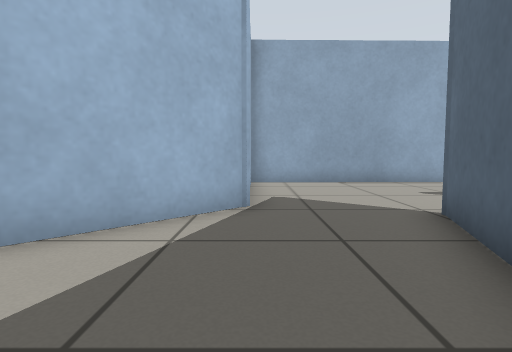
[1] (above)

20 first-person views from a walk through a world built for the Gazebo simulator. The camera is 0.5 m above the floor, tilts 4° down and sees 80° across. The floor is counted in squares, 0.5 m on a side. Each view is taken from the middle of a square. On the plan, view 1 faces up. The plan holds only what a view shows up to about 12 squares ahead; the rest is blank.

[2]
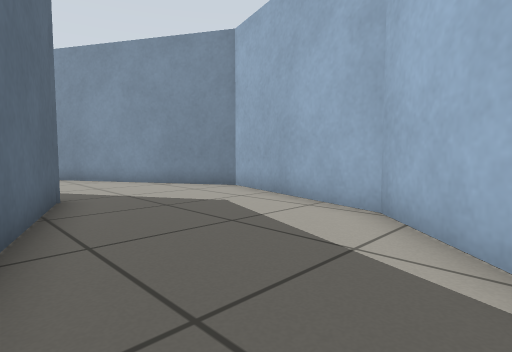

[3]
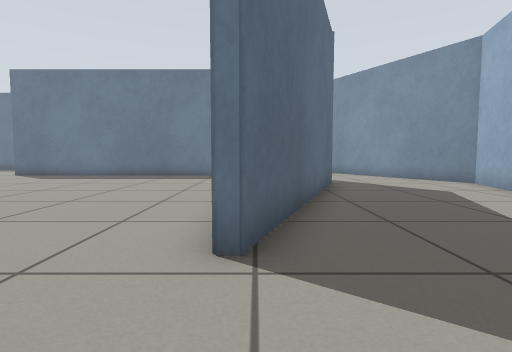

[4]
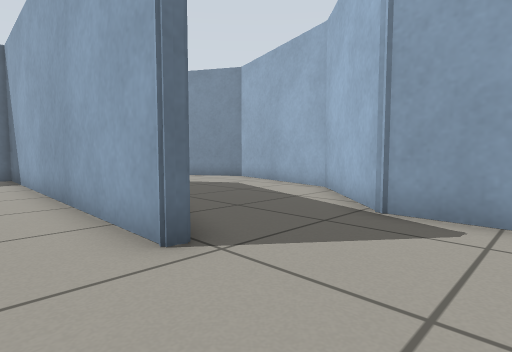

[5]
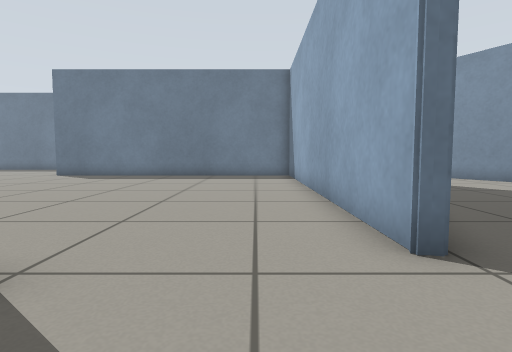

[6]
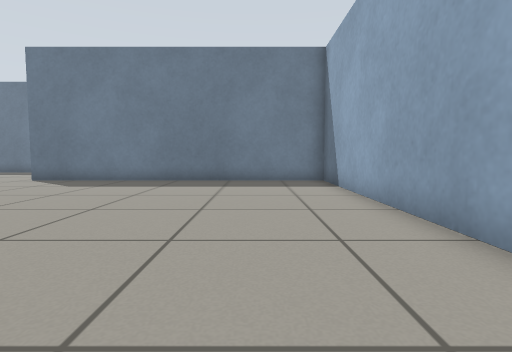

[7]
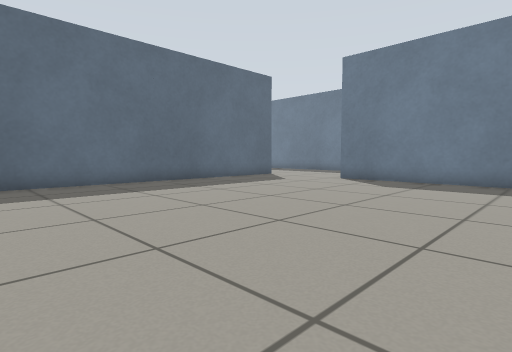

[8]
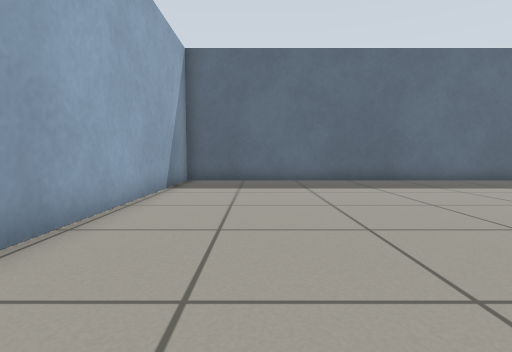

[9]
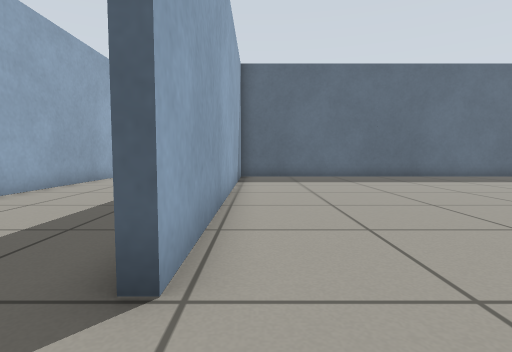

[10]
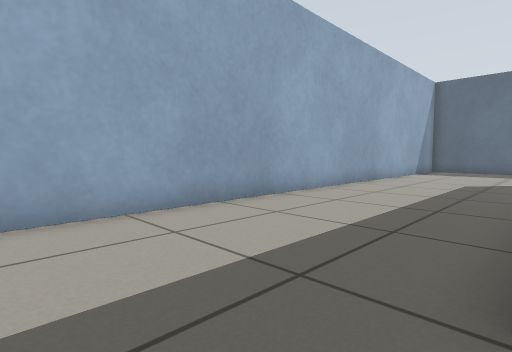

[11]
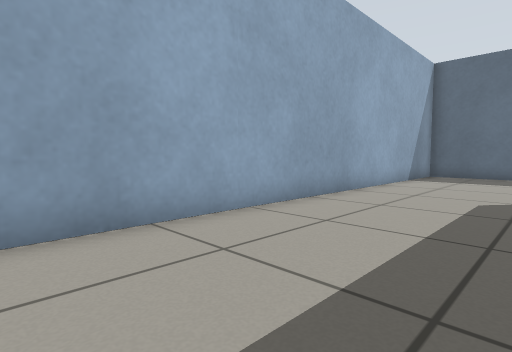

[12]
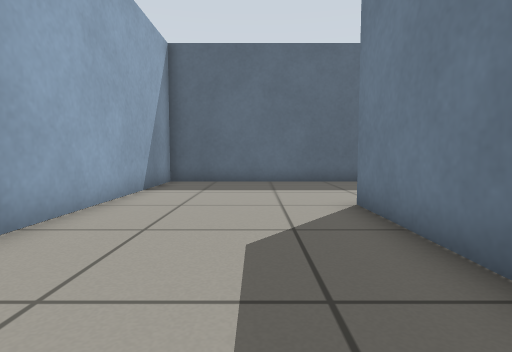

[13]
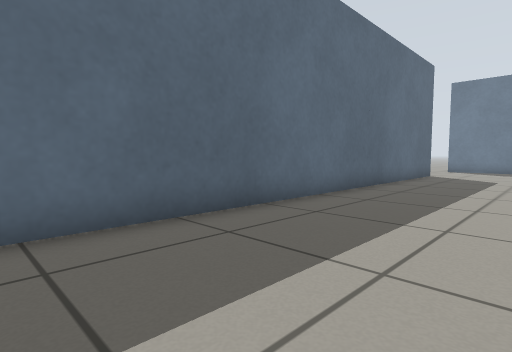

[14]
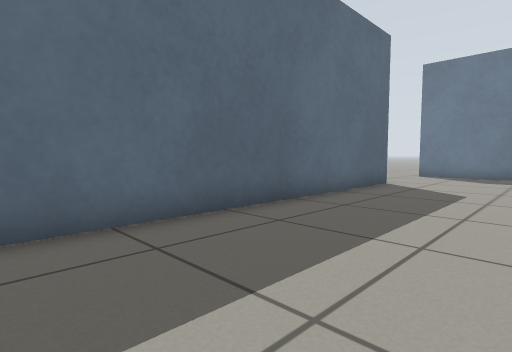

[15]
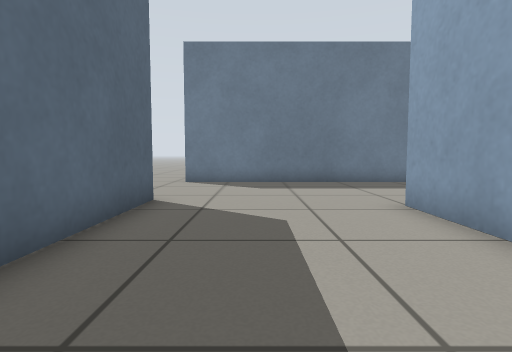

[16]
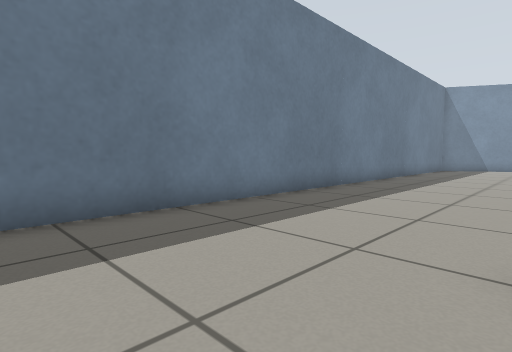

[17]
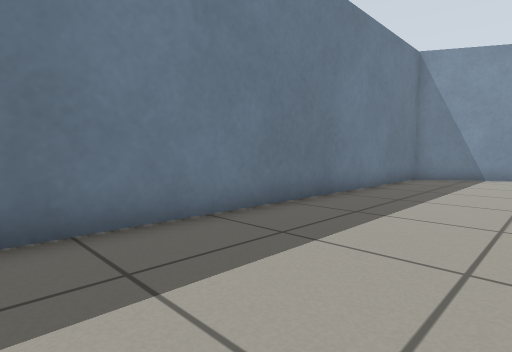

[18]
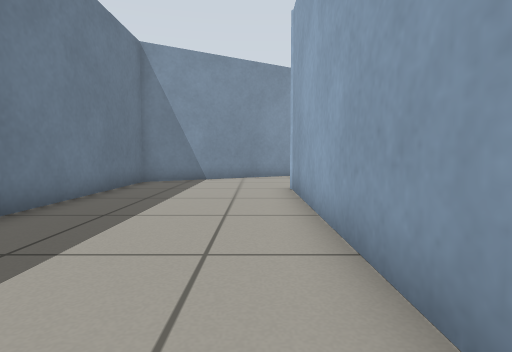

[19]
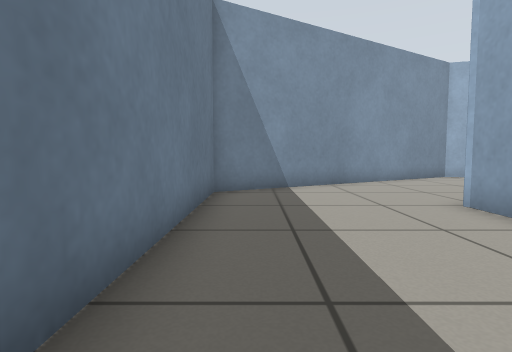

[20]
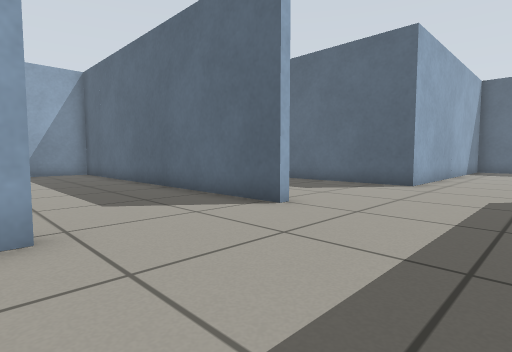

### Floor plan
Points are (right, up) in squares from view 1. A wall is a line through its corners. A room is listed if a view was taken in it or the views show most of it. See-through windows are left out.
Room 1 (views 1, 2, 3)
walls: (0.5, -2.3) (3.1, 5) (3.4, 5); (-0.2, 7.6) (-0.2, 5.8) (-3.2, 2.8) (-4.6, -2.5) (0.9, -12.1) (2.4, -12.1); (3.5, 11) (-0.2, 10.9)
ways out: opening at (2, -9.5) to room 2; opening at (3, 8) to room 2
Room 2 (views 4, 5, 6, 7, 8, 9, 10, 11, 12, 13, 14, 15, 16, 17, 18, 19, 20)
walls: (10.9, -7) (3, -7); (19.1, -4.4) (19.1, -7); (15.2, 6) (19.1, 6); (18.8, -7) (18.8, 5.7) (7, 5.7); (3.4, 5) (3.4, -6.7) (14.6, -6.7); (24.3, -7.7) (24.3, 11.4) (3.5, 11); (2.4, -12.1) (24.6, -12.1)
ways out: opening at (2, -9.5) to room 1; opening at (3, 8) to room 1; opening at (24, -9.5)

Where each view was taken, in squares from view 1:
view 1: 0 up, 0 right, facing up
view 2: 5 up, 2 right, facing down-left
view 3: 8 up, 3 right, facing down
view 4: 8 up, 5 right, facing down-left
view 5: 8 up, 5 right, facing down
view 6: 5 up, 6 right, facing down
view 7: 5 up, 8 right, facing down-right
view 8: 3 up, 7 right, facing right
view 9: 5 up, 5 right, facing right
view 10: 6 up, 5 right, facing up-right
view 11: 7 up, 9 right, facing up-right
view 12: 8 up, 13 right, facing right
view 13: 8 up, 20 right, facing down-right
view 14: 3 up, 20 right, facing down-right
view 15: 1 down, 22 right, facing down
view 16: 7 down, 22 right, facing down-left
view 17: 8 down, 14 right, facing down-left
view 18: 8 down, 12 right, facing left
view 19: 11 down, 9 right, facing left
view 20: 11 down, 14 right, facing up-right
